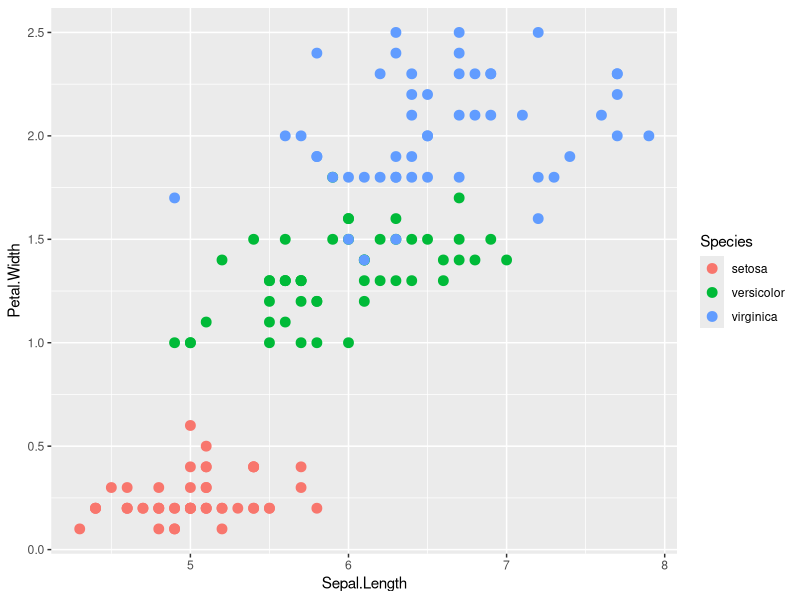
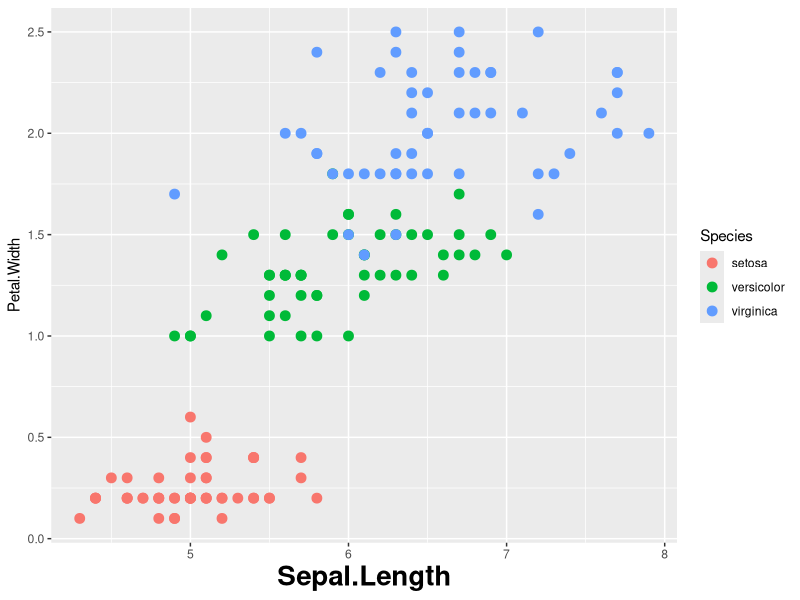
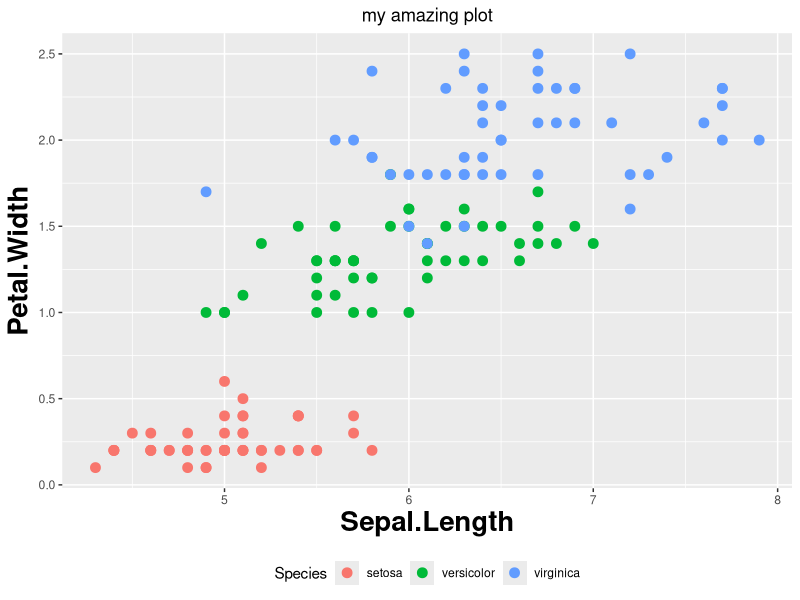
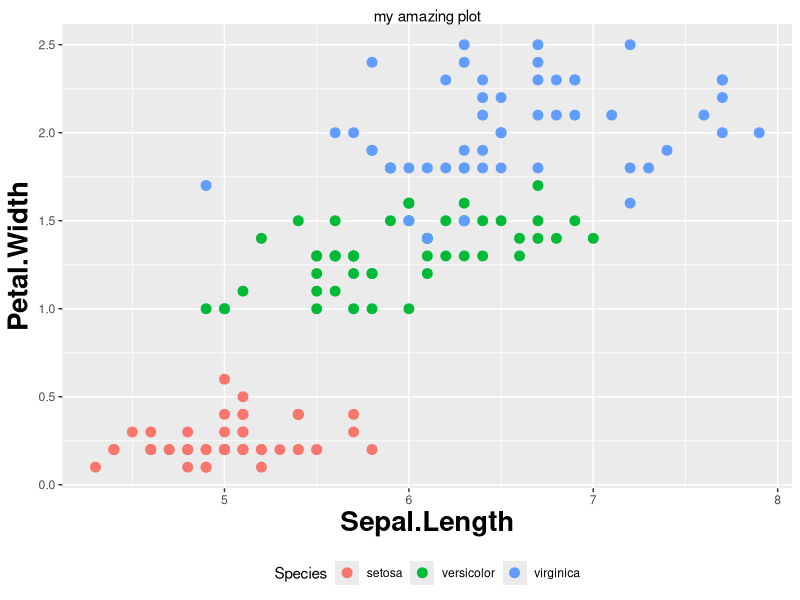
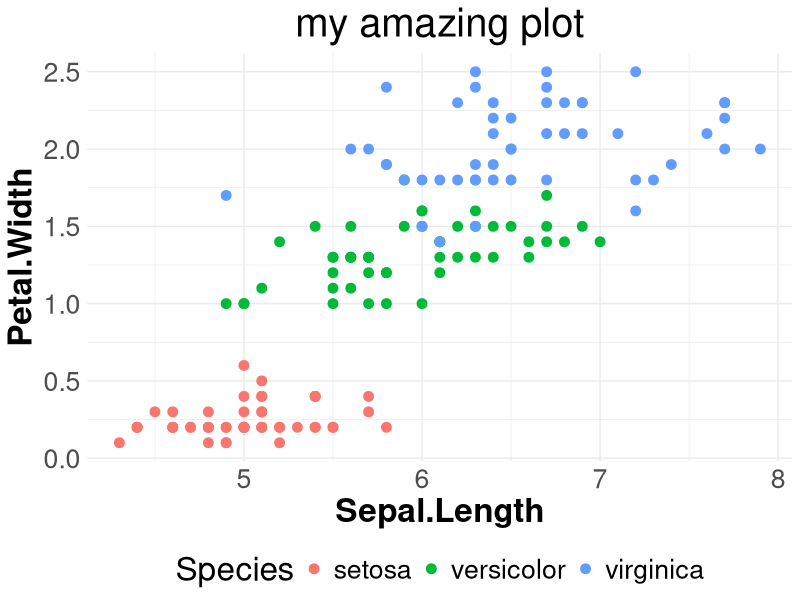

Here is the R script that generated these plots, in order:
## ---- chunk 1
#| include: false

knitr::opts_chunk$set(echo = TRUE, dev = "svg", fig.align = "center")
## ---- chunk 2
library(ggplot2)

ggplot(iris, aes(x = Sepal.Length, y = Petal.Width, color = Species)) +
    geom_point(size = 3) +
    theme_gray()
## ---- chunk 3
ggplot(iris, aes(x = Sepal.Length, y = Petal.Width, color = Species)) +
    geom_point(size = 3) +
    theme(axis.title.x = element_text(size = 20, face = "bold"))
## ---- chunk 4
my_theme <- function(){ # no argument
    theme(
        axis.title = element_text(face = "bold", size = 20),
        legend.position = "bottom",
        plot.title = element_text(hjust = 0.5)
    )
}

ggplot(iris, aes(x = Sepal.Length, y = Petal.Width, color = Species)) +
    geom_point(size = 3) +
    ggtitle("my amazing plot") +
    my_theme()
## ---- chunk 5
theme_set(my_theme())

# note that I removed my_theme()
ggplot(iris, aes(x = Sepal.Length, y = Petal.Width, color = Species)) +
    geom_point(size = 3) +
    ggtitle("my amazing plot")
## ---- chunk 6
my_theme <- function(){ # no argument
    theme_minimal() +
        theme(
        text = element_text(size = 24), # this is the general text
        axis.title = element_text(face = "bold"),
        legend.position = "bottom",
        plot.title = element_text(hjust = 0.5, size = rel(1.2)),
        legend.text = element_text(size = rel(0.8))
    )
}

ggplot(iris, aes(x = Sepal.Length, y = Petal.Width, color = Species)) +
    geom_point(size = 3) +
    ggtitle("my amazing plot") +
    my_theme()
